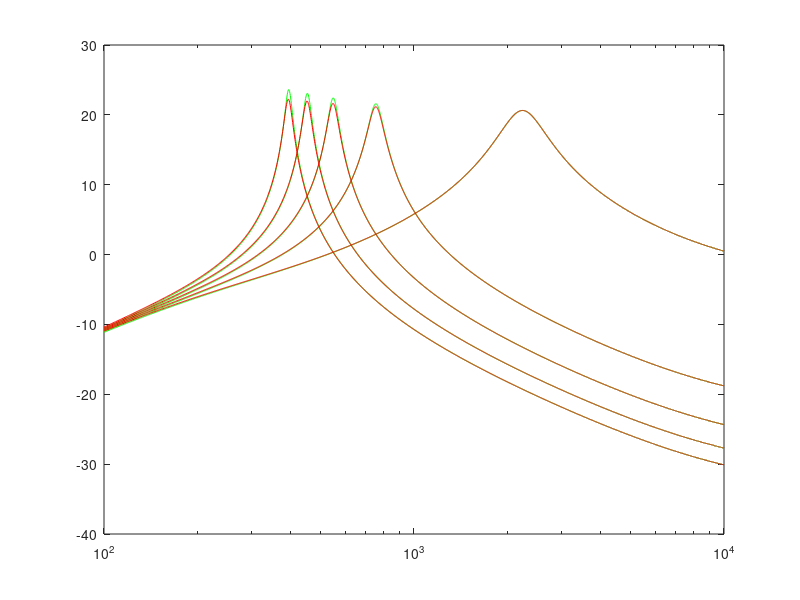

MATLAB code for this plot:
% Define multiplier constants
k=1000;
n=1e-9;
u=1e-6;

% Simulation parameters
dp=2*pi;
f=100:1:10000;
w=dp*f;
s=j.*w;

% Specify number of output traces to generate
ntrace = 4

% Gain of first-stage BJT amplifier
gf = -32
gv =  0

% Circuit parameters
Cf = 10*n
Ci = 10*n
Rp = 33*k
Lp = 0.5
Ri = 68*k
Rf = 1.5*k

%  Simplified approximate expression
for gv = 0:(1/ntrace):1
    Zi = Ri + 1./(s*Ci);
    %abpf = Rf./(Rf + Zi);
    %Ggv = 1 - gf*gv.*Zi./(Zi+Rf);
    %H1pHP = gf*abpf./Ggv;% Un-expanded to check my math
        
    %With 1P HPF out of the way, add approximations
    Ggv = 1 - gf*gv.*Ri./(Ri+Rf); % Assume XCin << Rin at resonance
    
    % First order high-pass term on the front-end
    H1pHP = gf.*(s.*Rf./(Rf + Ri.*(1 - gf.*gv))) ./ (s + 1./(Ci*Ri));

    % Biquad numerator
    Hnx = s.*s + s.*( 1./(Rp*Cf) + 1./(Rf*Cf) ) + 1./(Lp*Cf);
    % Biquad denominator
    Hdx = s.*s + s.*((1./(Rp.*Cf.*Ggv)).*(1 + Rp./(Zi + Rf)) ) + 1./(Lp.*Cf.*Ggv);
    
    % Final combined filter response
    Hds = H1pHP.*(Hnx./Hdx);
    semilogx(f, 20*log10(abs(Hds)),"g" )
    %semilogx(f, 20*log10(abs(H1pHP)),"g" )
    hold on
endfor
%hold off

% Check against derived expression
for gv = 0:(1/ntrace):1
    Zi = Ri + 1./(s*Ci);
    Ggv = 1 - gf*gv.*Zi./(Zi+Rf);
    
    %abpf = Rf./(Rf + Zi);
    %ahpf = Zi./(Rf + Zi);    
    %H1pHP = abpf.*gf./(1 - gf.*gv.*ahpf); % Un-expanded to check my math
    
    % First order high-pass term on the front-end
    H1pHP = gf.*(s.*Rf./(Rf + Ri.*(1 - gf.*gv))) ./ (s + 1./(Ci.*(Ri + Rf./(1 - gf.*gv))));
    % Biquad numerator
    Hnx = s.*s + s.*( 1./(Rp*Cf) + 1./(Rf*Cf) ) + 1./(Lp*Cf);
    % Biquad denominator
    Hdx = s.*s + s.*((1./(Rp.*Cf.*Ggv)).*(1 + Rp./(Zi + Rf)) ) + 1./(Lp.*Cf.*Ggv);
    
    % Final combined filter response
    Hds = H1pHP.*(Hnx./Hdx);
    semilogx(f, 20*log10(abs(Hds)),"r" )
    
    % Optional plot 1-Pole high pass filter responses to compare
    %semilogx(f, 20*log10(abs(H1pHP)),"r" )
    hold on
endfor

hold off



